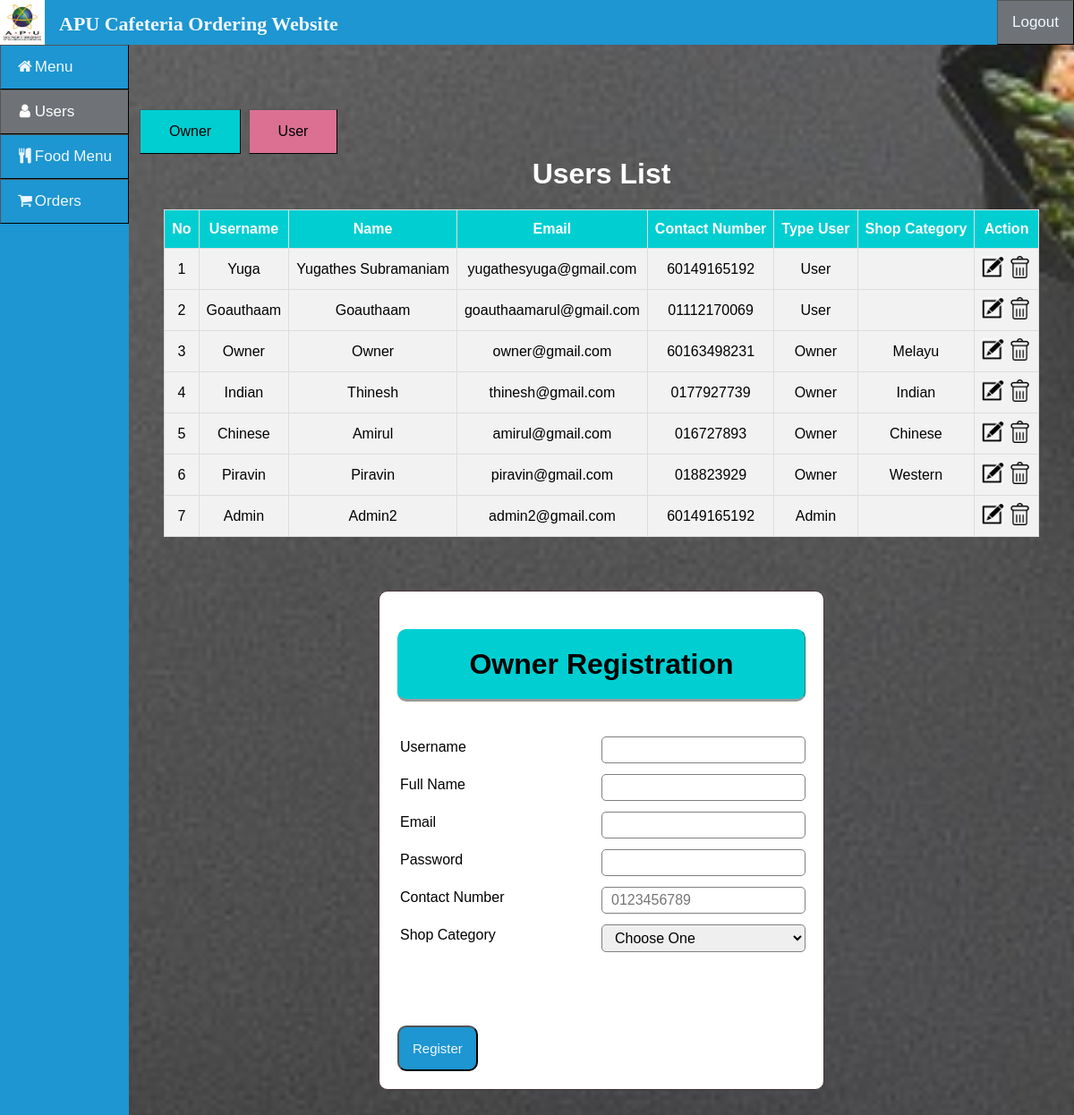
Page /Admin/Users.php (signed in) on the committed database.
### tables this page shows
CREATE TABLE `users` (
  `username` varchar(50) NOT NULL,
  `password` varchar(255) NOT NULL,
  `name` varchar(255) NOT NULL,
  `email` varchar(255) NOT NULL,
  `Hp` varchar(99) NOT NULL,
  `type_user` varchar(255) NOT NULL,
  `ownerCategory` int(9) DEFAULT NULL
);

### Admin/Users.php (the view, shortened to what this page needs)
<?php
if(isset ($_SESSION["username"]))
{	include "Header.php";
	?>
<!DOCTYPE html>
<html>
<head>
</head>
<body>
	<div class="main">
	<div class="sort">
		<a href="Users.php?sort=Owner" style="background-color: darkturquoise;" class="button button2">Owner</a>
		<a href="Users.php?sort=User" style="background-color: palevioletred;" class="button button2">User</a>
	</div>
	<h1 align="center"> Users List </h1>
<?php
	if(isset($_GET['sort']))
	{
		if($_GET['sort']=="User"){
			$queryGet = "select * from users WHERE type_user = 'User'";
			$resultGet = mysqli_query($link,$queryGet);
		}
		if($_GET['sort']=="Owner"){
			$queryGet = "select * from users WHERE type_user = 'Owner'";
			$resultGet = mysqli_query($link,$queryGet);
		}
	}
	else{
		$queryGet = "select * from users ORDER BY type_user DESC";
		$resultGet = mysqli_query($link,$queryGet);
	}
	if(!$resultGet)
	{
		die ("Invalid Query - get Items List: ". mysqli_error($link));
	}
	else
	{?>
	<table id="table" border="1" align="center">
		<tr>
			<th>No</th>
			<th>Username</th>
			<th>Name</th>
			<th>Email</th>
			<th>Contact Number</th>
			<th>Type User</th>
			<th>Shop Category</th>
			<th>Action</th>
		</tr>
		<form>
<?php	$no=1;
		while($row= mysqli_fetch_array($resultGet, MYSQLI_BOTH))
		{
			?>
			<tr>
				<td><?php echo $no;?></td>
				<td><?php echo $row['username']?></td>
				<td><?php echo $row['name']?></td>
				<td><?php echo $row['email'];?></td>
				<td><?php echo $row['Hp']; ?></td>
				<td><?php echo $row['type_user']; ?></td>
				<td><?php
						if($row['ownerCategory']=="1")	echo "Melayu";
						if($row['ownerCategory']=="2")	echo "Indian";
						if($row['ownerCategory']=="3")	echo "Chinese";
						if($row['ownerCategory']=="4")	echo "Western";
?>	</td>
				<td><a href="UsersEdit.php?id=<?php echo $row['username'];?>">
					<img border="0" alt="editB" src="../CSS/btn/editB.png" width="25" height="25"></a>
					<a href="Delete.php?sid=<?php echo $row['username'];?>" onclick="return confirm('Are you sure?')">
					<img border="0" alt="editB" src="../CSS/btn/delB.png" width="25" height="25"></a></a>
				</td>
			</tr>
<?php	$no++;}?>
		</form>
	</table>
<?php	}?>
	<div class="mid">
			<form class="content2" action="Users.php" method="POST">
				<h1 class="header">Owner Registration</h1>
					<div class="input-group2">
						<?php include('Errors.php');?><br>
						<label>Username</label>
						<input type="text" name="username"><br><br>
						<label>Full Name</label>
						<input type="text" name="name"><br><br>
						<label>Email</label>
						<input type="email" name="email"><br><br>
						<label>Password</label>
						<input type="password" name="password"><br><br>
						<label>Contact Number</label>
						<input type="text" name="Hp" placeholder="0123456789"><br><br>
						<label>Shop Category</label>
						<select name="category">
							<option value="0">Choose One</option>
						</select><br><br>
					</div>
					<br><br>
					<button type="submit" class="btn" style="margin-top: 25px;" name="register">Register</button>
			</form>
	</div>
	<br><br><br><br>
<?php
}
else	{
	echo "No session exists or session has expired. Please log in again ";
	echo "Page will be redirect in 5 seconds";
	header('Refresh: 5; ../Auth/Login.php');
}
?>
</div>
</body>
</html>

### css/topNav.css (style rules this page uses)
* { box-sizing: border-box; }
body { margin: 0; font-family: Arial, Helvetica, sans-serif !important; background-image: url("bc.jpg"); background-position: center; background-size: cover; background-attachment: fixed; position:absolute; top:10%; max-width: -webkit-fill-available; right: 0px; left: 0px; }
h1, h2 { text-align:center; color:white; }
.button { background-color: #4CAF50; border: solid; color: black; padding: 15px 32px; text-align: center; text-decoration: none; display: inline-block; font-size: 16px; margin: 4px 2px; cursor: pointer; -webkit-transition-duration: 0.4s; transition-duration: 0.4s; border-width:thin; border-color:black; border-style: outset; }
.header { width: auto; color: black; background:#00CED1; text-align: center; border: 1px solid #00CED1; border-bottom: none; border-radius: 10px 10px 10px 10px; border-style: outset; padding: 20px; }
.btn { padding: 15px; font-size: 15px; color: aliceblue; background:#1D96D1 ; border-style: outset; border-radius: 10px; cursor: pointer; }
#table { font-family: "Trebuchet MS", Arial, Helvetica, sans-serif; border-collapse: collapse; margin-bottom : 50px; }
#table td, #table th { border: 1px solid #ddd; padding: 8px; text-align: center; max-width: auto; }
#table img { text-align: center; max-width: auto; }
#table tr { background-color: #f2f2f2; }
#table th { padding-top: 12px; padding-bottom: 12px; text-align: center; background-color: #00CED1; color: white; max-width: auto; background-position: center; }

### Admin/Header.php (style rules this page uses)
body { font-family: "Lato", sans-serif; }
.main { margin-left: 12%; padding: 0px 10px; margin-top:-30px; }

### Admin/Users.php (style rules this page uses)
.mid { margin: auto; width: 50%; padding: 10px; }
.content2 { margin: auto; width: 100%; padding: 20px; border: 1px solid #483235; background: white; border-radius: 10px 10px 10px 10px; }
.input-group2 { margin: 10px 0px 10px 0px; }
.input-group2 label { display: inline-flex; margin-bottom: 10px; text-align: left; margin: 3px; }
.input-group2 input { display: inline; float: right; height: 30px; width: 50%; padding: 5px 10px; font-size: 16px; border-radius: 5px; border: 1px solid gray; }
.input-group2 select { display: inline; float: right; width: 50%; padding: 5px 10px; font-size: 16px; border-radius: 5px; border: 1px solid gray; }
.sort { position: relative; float:right; display: inline; width: 100%; margin-top: -25px; font: black; }

### rows in the picture
users: username "Yuga", name "Yugathes Subramaniam", email "yugathesyuga@gmail.com", Hp "60149165192", type_user "User"
users: username "Goauthaam", name "Goauthaam", email "goauthaamarul@gmail.com", Hp "01112170069", type_user "User"
users: username "Owner", name "Owner", email "owner@gmail.com", Hp "60163498231", type_user "Owner", ownerCategory "Melayu"
users: username "Indian", name "Thinesh", email "thinesh@gmail.com", Hp "0177927739", type_user "Owner", ownerCategory "Indian"
users: username "Chinese", name "Amirul", email "amirul@gmail.com", Hp "016727893", type_user "Owner", ownerCategory "Chinese"
users: username "Piravin", name "Piravin", email "piravin@gmail.com", Hp "018823929", type_user "Owner", ownerCategory "Western"
users: username "Admin", name "Admin2", email "admin2@gmail.com", Hp "60149165192", type_user "Admin"
